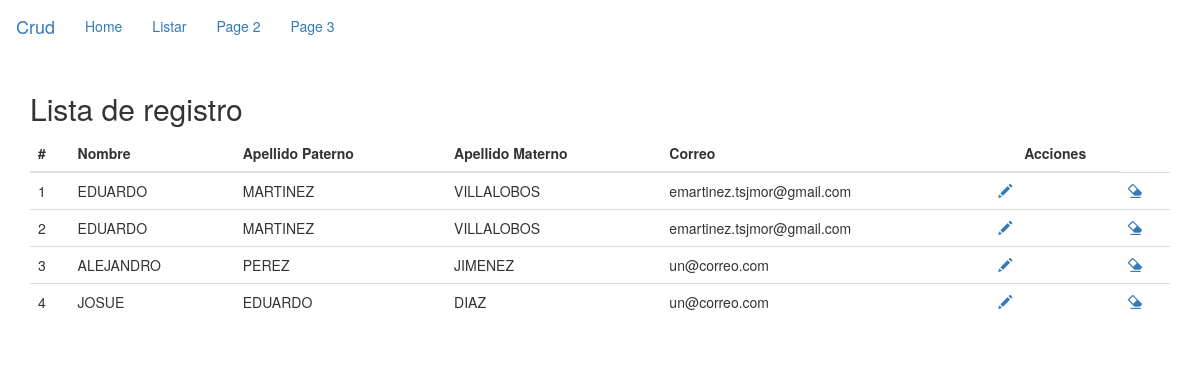
Screenshot of /index.php/welcome/listar with the database file from the repository.
### tables this page shows
CREATE TABLE `preregistro` (
  `id_preregistro` int(11) NOT NULL,
  `nombre` varchar(30) NOT NULL,
  `apaterno` varchar(30) NOT NULL,
  `amaterno` varchar(30) NOT NULL,
  `correo` varchar(30) NOT NULL,
  `contrasenia` varchar(100) NOT NULL
);

### application/controllers/Welcome.php (called while the page is built, shortened)
<?php
class Welcome extends CI_Controller {
	function __construct()
	{
		$this->load->model('Welcome_model');
	}
	public function listar()
	{
		$data['preregistros'] = $this->Welcome_model->readData();
		$this->load->view('view_registro', $data);
	}
}

### index.php (called while the page is built, shortened)
<?php
require_once BASEPATH.'core/CodeIgniter.php';

### application/models/Welcome_model.php (called while the page is built, shortened)
<?php
class Welcome_model extends CI_Model {
    private $table  = 'preregistro' ;
    public function readData()
    {
        $rstQuery = $this->db->get($this->table);
        return $rstQuery->result_array();
    }
}

### application/views/view_registro.php (the view, shortened to what this page needs)
<!DOCTYPE html>
<html lang="en">
<head>
  <link rel="stylesheet" href="https://maxcdn.bootstrapcdn.com/bootstrap/3.4.1/css/bootstrap.min.css">
</head>
<body>
<nav class="navbar navbar-primary">
  <div class="container-fluid">
    <div class="navbar-header">
      <a class="navbar-brand" href="#">Crud</a>
    </div>
    <ul class="nav navbar-nav">
      <li><a href="<?php echo base_url() ?>">Home</a></li>
      <li><a href="<?php echo base_url('welcome/listar') ?>">Listar</a></li>
      <li><a href="#">Page 2</a></li>
      <li><a href="#">Page 3</a></li>
    </ul>
  </div>
</nav>
<div class="container">
  <h2>Lista de registro</h2>
  <table class="table table-hover">
    <thead>
      <tr>
        <th>#</th>
        <th>Nombre</th>
        <th>Apellido Paterno</th>
        <th>Apellido Materno</th>
        <th>Correo</th>
        <th><center>Acciones</center></th>
      </tr>
    </thead>
    <tbody>
        <?php foreach($preregistros as $row) { ?>
            <tr>
                <td><?php echo $row['id_preregistro']; ?></td>
                <td><?php echo $row['nombre']; ?></td>
                <td><?php echo $row['apaterno']; ?></td>
                <td><?php echo $row['amaterno']; ?></td>
                <td><?php echo $row['correo']; ?></td>
                <td><a href="<?php echo base_url('welcome/actualizar').'/'.$row['id_preregistro']; ?>"><span class="glyphicon glyphicon-pencil"></span></a></td>
                <td><a href="<?php echo base_url('welcome/eliminar').'/'.$row['id_preregistro']; ?>"><span class="glyphicon glyphicon-erase"></span></a></td>
            </tr>
        <?php } ?>
    </tbody>
  </table>
</div>
</body>
</html>

### rows the page displays
preregistro: id_preregistro "1", nombre "EDUARDO", apaterno "MARTINEZ", amaterno "VILLALOBOS", correo "emartinez.tsjmor@gmail.com"
preregistro: id_preregistro "2", nombre "EDUARDO", apaterno "MARTINEZ", amaterno "VILLALOBOS", correo "emartinez.tsjmor@gmail.com"
preregistro: id_preregistro "3", nombre "ALEJANDRO", apaterno "PEREZ", amaterno "JIMENEZ", correo "un@correo.com"
preregistro: id_preregistro "4", nombre "JOSUE", apaterno "EDUARDO", amaterno "DIAZ", correo "un@correo.com"
